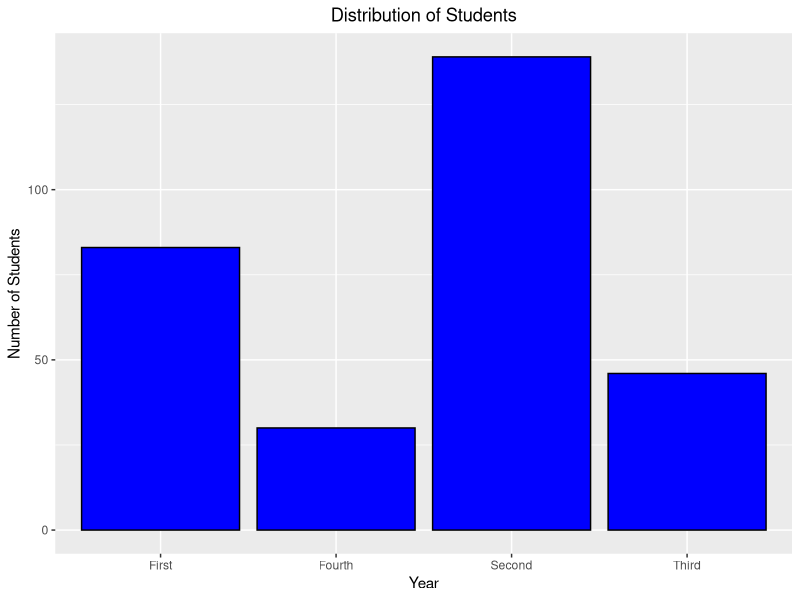
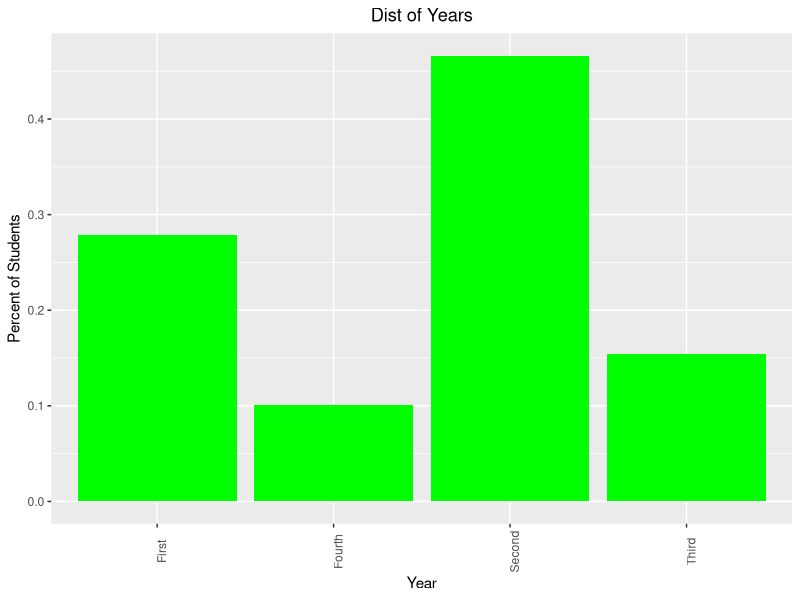

Write the R code that produced these figures, in order.
library(tidyverse)
library(ggplot2)
Data <- read.csv('data/ClassDataPrevious.csv', header=TRUE)
table(Data$Year)
ggplot(Data, aes(x=Year)) +
  geom_bar(fill='blue', color='black') +
  theme(axis.text.x = element_text(angle=360), 
        plot.title=element_text(hjust=0.5)) + 
  labs(x="Year", y="Number of Students", title="Distribution of Students")

library(dplyr)


newData<-Data%>% # Not sure what this "%>%" suppose to mean????
  group_by(Year)%>%
  summarize(Counts=n())%>%
  mutate(Percent=Counts/nrow(Data))


ggplot(newData, aes(x=Year, y=Percent))+
  geom_bar(stat = "identity", fill='green')+
  theme(axis.text.x = element_text(angle = 90),
        plot.title = element_text(hjust = 0.5)) + 
  labs(x="Year", y="Percent of Students", title="Dist of Years")
